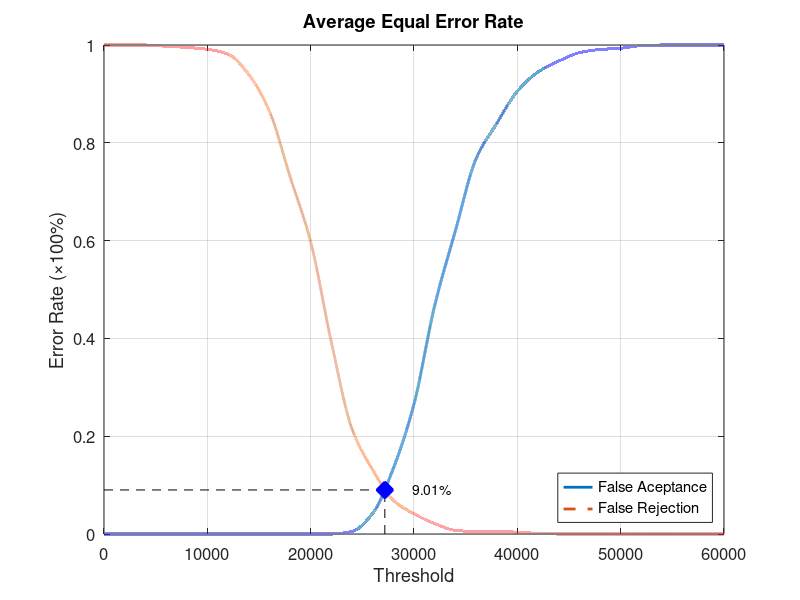
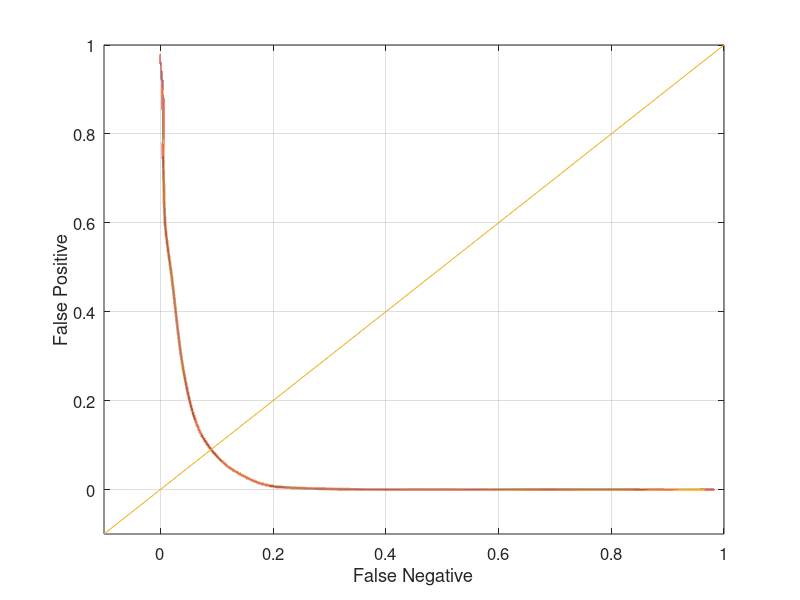

Here is the MATLAB script that generated these plots, in order:
function yEER = Experiment5Average
close all;
clear;
clc;
x = 0:2000:60000;
xq = 0:0.5:60000;

y0 = [0 0 0 0 0 0 0 0 0 0 0 0 0.00526316 0.0421053 0.134211 0.265789 0.467105 0.619737 0.767105 0.839474 0.905263 0.944737 0.967105 0.984211 0.990789 0.993421 0.998684 1 1 1 1];
yy0 = interp1(x, y0, xq, 'pchip');
y1 = [1 1 1 0.9975 0.995 0.99125 0.98125 0.94 0.865 0.73125 0.5975 0.3925 0.215 0.13125 0.06875 0.04125 0.02125 0.0075 0.005 0.005 0.00375 0.00125 0 0 0 0 0 0 0 0 0];
yy1 = interp1(x, y1, xq, 'pchip');

% Calculating EER: 
y2 = abs(y0 - y1);
find(y2 == min(y2))
yy2 = abs(yy0 - yy1);
xEER = find(yy2 == min(yy2));
xEERIndex = xq(xEER) % X-axis EER
yEER = yy0(xEER) % Y-axis EER

main = figure
plot(xq, yy0,'-','LineWidth', 2);	hold on
plot(xq, yy1,'--','LineWidth', 2);	hold on
plot([xEERIndex xEERIndex], [0 yEER], 'k--');	hold on
plot([0 xEERIndex], [yEER yEER], 'k--');	hold on
plot(xEERIndex, yEER, 'bx', 'LineWidth', 10);	hold on
text(xEERIndex + 10 * xEERIndex / 100, yEER, [num2str(round((10000 * yEER)) / 100) '%'])
legend('False Aceptance', 'False Rejection', 'Location', 'SouthEast')
xlabel('Threshold')
ylabel('Error Rate (\times100%)')
title('Average Equal Error Rate')
set(gca, 'FontSize', 12)
axis([0 60000 0 1])
grid on

print(main, 'Experiment5AverageMain', '-dpng');
FNRxFPR = figure('Color', [1 1 1]);
plot(yy1, yy0, '-', yy1, yy0, 'LineWidth', 2);
hold on
y = -0.1:0.1:1
plot(y, y); 
set(gca, 'FontSize', 12)
xlabel('False Negative')
ylabel('False Positive')
axis([-0.1 1 -0.1 1])
set(gca, 'FontSize', 12)
grid on

print(FNRxFPR, 'Experiment5AverageFNRxFPR','-dpng');
end
